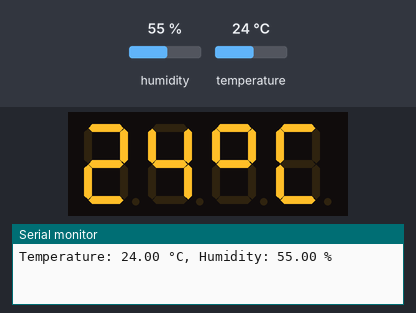
Simulated run of this sketch. Board: Arduino Uno, built with avr-gcc and run on an emulated ATmega328P. Parts: 4-digit seven-segment display, the last lines printed to the serial monitor. The inputs (shaded band) are chosen by the test bench; at power-on: humidity 55 %, temperature 24 °C.

Above: at 7.0 s.
7.1 s: humidity set to 22 %
At 16.9 s:
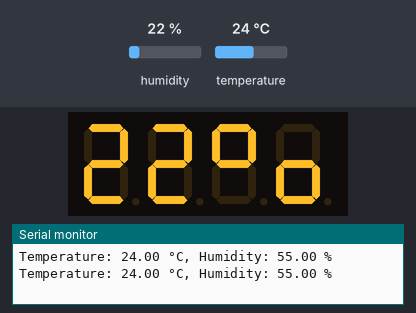
19.3 s: temperature set to 12 °C
At 25.3 s:
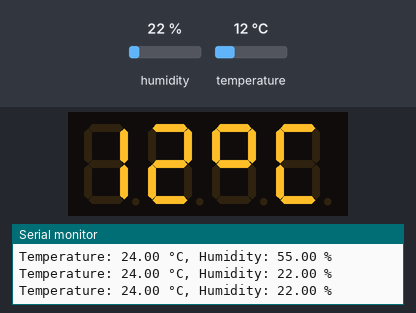
29.5 s: humidity set to 40 %
At 35.2 s:
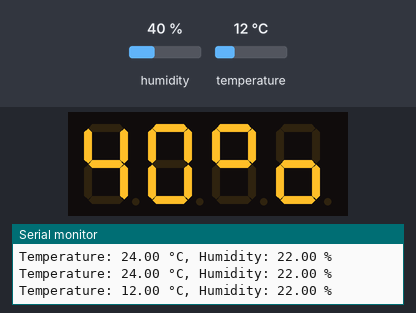
38.7 s: temperature set to 19 °C
At 44.9 s:
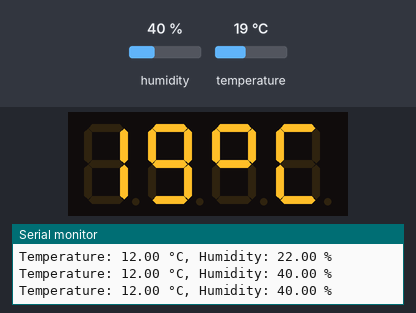
Timing chart, 0 to 46.4 s (numbered marks = the images above; inputs shaded):
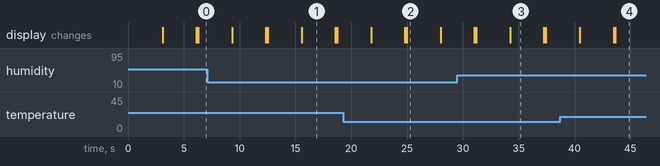

The sketch:

temparuture.ino
```cpp
#include <DHT.h>
#include <TM1637Display.h>

#define DHTPIN 2 // Connect DHT11 data pin to digital pin 2
#define DHTTYPE DHT11 // Define DHT sensor type
#define DIO 3 // Data pin of TM1637 display
#define CLK 4 // Clock pin of TM1637 display

// Create °C and % symbols
const uint8_t celsius[] = {
  SEG_A | SEG_B | SEG_F | SEG_G, // Circle
  SEG_A | SEG_D | SEG_E | SEG_F // C
};

const uint8_t percent[] = {
  SEG_A | SEG_B | SEG_F | SEG_G, // Circle
  SEG_C | SEG_D | SEG_E | SEG_G  // %
};

DHT dht(DHTPIN, DHTTYPE);
TM1637Display display(CLK, DIO);

void setup() {
  Serial.begin(9600);
  dht.begin();
  display.setBrightness(0x0f); // Set display brightness
}

void loop() {
  // Read temperature and humidity
  float t = dht.readTemperature();
  float h = dht.readHumidity();

  // Check if any errors occurred during reading
  if (isnan(t) || isnan(h)) {
    Serial.println("Failed to read from DHT sensor!");
    return;
  }

  // Round temperature and humidity to nearest integer
  int tempInt = round(t);
  int humInt = round(h);

  // Display temperature on TM1637
  display.showNumberDec(tempInt, false, 2, 0); // Display integer temperature with 2 digits
  display.setSegments(celsius, 2, 2);
  delay(3000); // Wait for 3 seconds
  display.clear();

  // Display humidity on TM1637
  display.showNumberDec(humInt, false, 2, 0); // Display integer humidity with 2 digits
  display.setSegments(percent, 2, 2);
  delay(3000); // Wait for 3 seconds
  display.clear();

  Serial.print("Temperature: ");
  Serial.print(t);
  Serial.print(" °C, Humidity: ");
  Serial.print(h);
  Serial.println(" %");

  delay(100); // Wait for 1 seconds
}
```

Measured:
- what the display in image 1 shows lasts 3.0 s, from 15.6 s to 18.6 s
- what the display in image 2 shows lasts 3.0 s, from 25.0 s to 28.0 s
